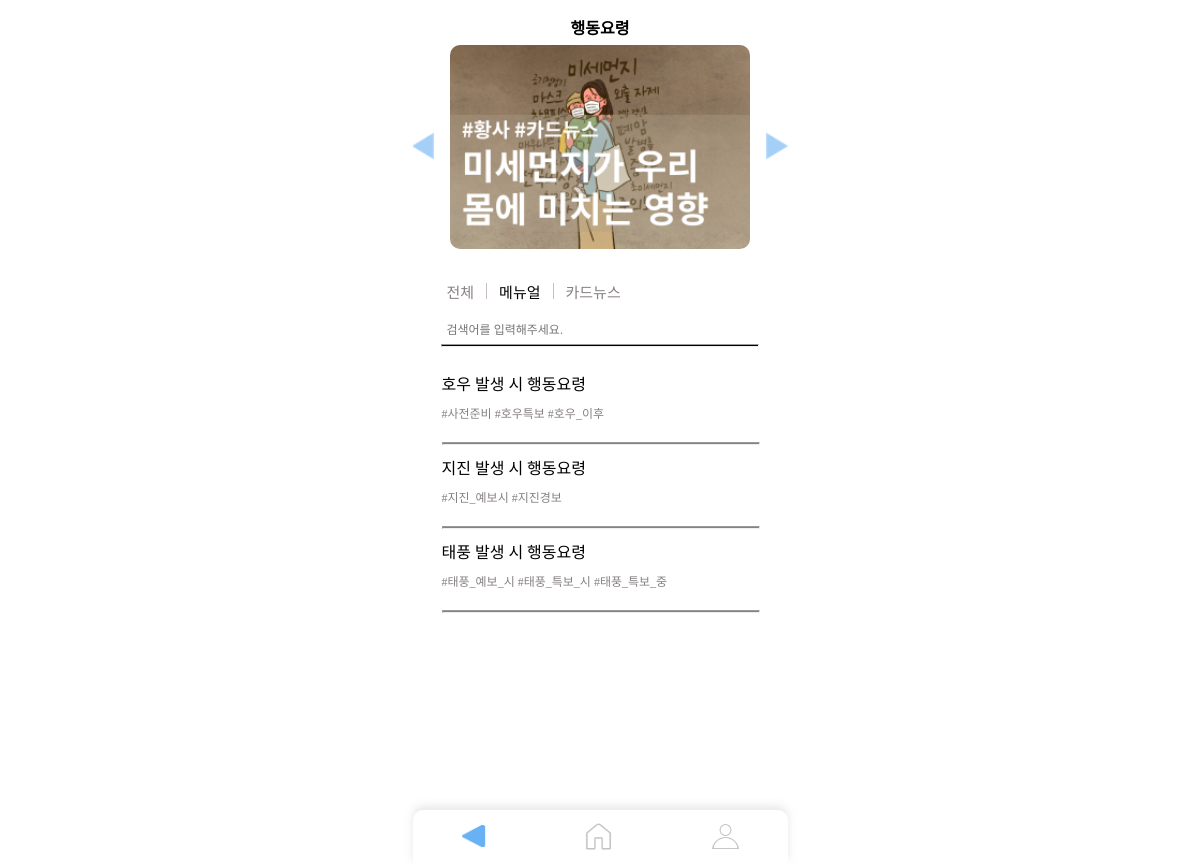
Page /boards/manuals/ on the committed database.
### boards/models.py (models this page shows, shortened)
class CardNews(models.Model):
    KIND_CHOICES = (
        ('메뉴얼', '메뉴얼'),
        ('카드뉴스', '카드뉴스'),
    )
    kind = models.CharField(max_length=30, choices=KIND_CHOICES)
    tags = models.CharField(max_length=50, blank=True)  # 해쉬태그
    title = models.CharField(max_length=50)
    description = models.TextField(blank=True)
    created_at = models.DateTimeField(auto_now_add=True)  # 생성 날짜

### boards/views.py (the view)
# urls.py: path('manuals/', manuals, name='manuals'),
def manuals(request):
    menus = CardNews.objects.filter(kind='메뉴얼').order_by('-id')
    return render(request, 'boards/actionTips_menual.html', {'menus': menus})

### boards/templates/boards/actionTips_menual.html (shortened to what this page needs)
{% extends 'menuBar.html' %}
{% block content %}
{% load static %}
    <link rel="stylesheet" href="{% static 'css/actionTips.css' %}">
    <div class="nav_bar">
        <p>행동요령</p>
    </div>
        <div class="slide-container">
            <ul class="slide">
                <li>
                    <a href="{% url 'cardnews_view' card_id=2 %}"><img src="{% static 'image/finedust-preview.png' %}" alt="" /></a>
                </li>
            </ul>
            <div class="btn-container">
                <button class="prev-btn">
                    <img src="{% static 'image/newsArrow.png' %}" alt="뒤로가기" class="prev">
                </button>
                <button class="next-btn">
                    <img src="{% static 'image/newsArrow.png' %}" alt="앞으로 가기">
                </button>
            </div>
        </div>
        <div class="tab_container">
            <ul class="tab_menu">
                <li data-tab="tab_1"><a href="{% url 'actions' %}">전체</a></li>
                <li data-tab="tab_2" class="current"><a href="{% url 'manuals' %}">메뉴얼</a></li>
                <li data-tab="tab_3"><a href="{% url 'cardNews' %}">카드뉴스</a></li>
            </ul>
            <div id="tab_2" class="tab_content current">
                <div class="search_container">
                    <label>
                        <input type="text" id="search" onkeyup="filter()" placeholder="검색어를 입력해주세요." />
                        <hr class="search_line">
                    </label>
                </div>
                <div class="menual_container">
                    {% for menu in menus %}
                        <div class="listInner">
                            <div class="menual_box">
                                <a href="{% url 'manual_view' card_id=menu.id %}">
                                    <p class="title">{{ menu.title }}</p>
                                    <ul class="hashtag">
                                        <li>{{ menu.tags}}</li>
                                    </ul>
                                </a>
                                <hr class="menual_line">
                            </div>
                        </div>
                    {% endfor %}
                </div>
            </div>
        </div>
{% endblock %}

### static/css/menuBar.css (style rules this page uses)
body { margin: 0; padding: 0; }

### static/css/actionTips.css (style rules this page uses)
* { font-family: 'GmarketSansMedium'; text-decoration: none; color: inherit; list-style: none; }
body { height: 100%; }
.nav_bar { width: 375px; height: 30px; }
.nav_bar > p { font-size: 16px; padding: 0; margin: 15px 0px 15px 0px; font-weight: bold; text-align: center; justify-items: center; }
.slide-container { overflow: hidden; position: relative; margin: 0 auto; }
.slide { display: flex; list-style: none; margin: 0; padding: 0; width: 895px; transition: transform 0.5s ease-in-out; }
.slide li { margin-top: 0px; margin-left: 37.5px; flex: 0 0 300px; }
.slide img { width: 100%; height: auto; cursor: pointer; border-radius: 10px; display: block; margin: 0 auto; margin: 0px 0px 32px; }
.btn-container { width: 375px; height: 30px; position: absolute; left: 0; bottom: 0; z-index: 100; border: none; margin-bottom: 120px; }
.prev-btn { display: block; border: none; background-color: transparent; border-radius: 7px; float: left; }
.next-btn { background-color: transparent; border: none; border-radius: 7px; display: block; float: right; }
.next-btn > img, .prev-btn > img { width: 22px; height: 22px; opacity: 0.6; }
.prev { transform: scaleX(-1); }
.tab_container { width: 375px; height: 100%; }
ul.tab_menu { font-size: 15px; list-style: none; padding: 0; margin: 0; display: flex; margin-left: 34px; }
ul.tab_menu li { color: #878080; cursor: pointer; display: inline-block; font-family: 'GmarketSansMedium'; }
ul.tab_menu li.current { color: #000; display: inherit; font-family: 'GmarketSansMedium'; }
.tab_content { display: none; padding-top: 21px; padding-left: 24px; font-size: 12px; }
.tab_content.current { display: block; }
.search_container { width: 327px; height: 34px; }
.search_line { width: 316.002px; height: 1px; background: #000; }
.search_container input { background-color: transparent; border: none; color: #000; font-size: 16px; width: 100%; outline: none; font-size: 12px; }
#search { width: 300px; padding: 0px 10px; font-family: 'GmarketSansMedium'; }
.hashtag { display: flex; margin: 0; padding: 0; color: #878080; font-size: 12px; font-style: normal; font-weight: 400; line-height: normal; font-family: 'GmarketSansMedium'; }
.hashtag li { margin-bottom: 20px; }
ul.hashtag li { margin-right: 5px; }
.listInner { width: 326px; }
.menual_box { width: 326px; height: 60px; margin: 0px 0px 10px 0px; padding-top: 14px; padding-left: 5px; font-family: 'GmarketSansMedium'; }
.title { margin: 0; margin-bottom: 9px; font-size: 16px; line-height: normal; }
.menual_line { margin: 0; padding: 0; display: flex; width: 316px; height: 1px; background: #878080; }
.menual_container { width: 326px; height: 387px; font-family: 'GmarketSansMedium'; }
.prev-btn { margin-left: -7px; }
.prev-btn > img { height: 28px; }
.next-btn { margin-right: -6px; }
.next-btn > img { height: 28px; }

### rows in the picture
CardNews: title "호우 발생 시 행동요령", tags "#사전준비 #호우특보 #호우_이후"
CardNews: title "지진 발생 시 행동요령", tags "#지진_예보시 #지진경보"
CardNews: title "태풍 발생 시 행동요령", tags "#태풍_예보_시 #태풍_특보_시 #태풍_특보_중"
